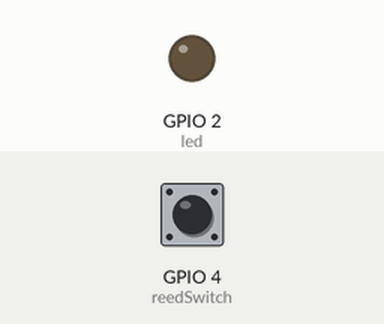
The sketch below on a simulated ESP32. On the bench: output pins drawn as LEDs (lit = HIGH). Inputs (shaded band) come from the test bench; at power-on: GPIO 4 (reedSwitch) HIGH. WiFi joins after 1.5 s; servers stay silent unless stated; what the sketch prints to the serial monitor is not drawn.

Above: at 3.0 s.
3.1 s: GPIO 4 (reedSwitch) pulled LOW for 0.15 s
At 4.2 s:
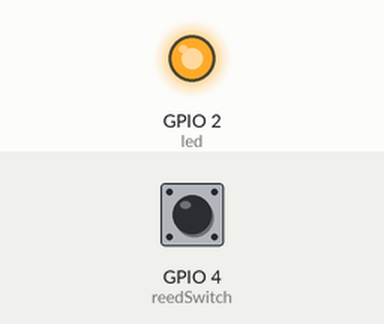
6.1 s: GPIO 4 (reedSwitch) pulled LOW for 3.2 s
At 10.1 s:
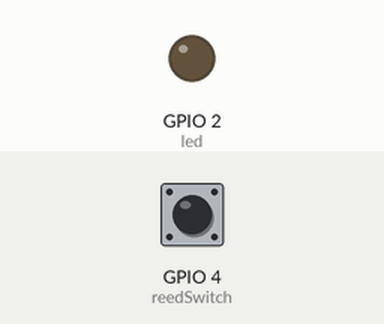
Timing chart, 0 to 11.6 s (numbered marks = the images above; inputs shaded):
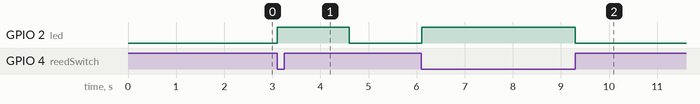

The sketch:

EjFinal.ino
```cpp
#include <WiFi.h>
#include <WiFiClientSecure.h>
#include <UniversalTelegramBot.h>
#include <ArduinoJson.h>

// Set GPIOs for LED and reedswitch
const int reedSwitch = 4;
const int led = 2; //optional

// Detects whenever the door changed state
bool changeState = false;

// Holds reedswitch state (1=opened, 0=close)
bool state;
String doorState;

// Auxiliary variables (it will only detect changes that are 1500 milliseconds apart)
unsigned long previousMillis = 0;
const long interval = 1500;

const char* ssid = "SPEEDY-792B62";
const char* password = "3355571488";

// Initialize Telegram BOT
#define BOTtoken "5421465596:AAEnZyePeE4GUUOeekrvV7THMUTkiPKPi-E"  // your Bot Token (Get from Botfather)

// Use @myidbot to find out the chat ID of an individual or a group
// Also note that you need to click "start" on a bot before it can
// message you
#define CHAT_ID "1164476404"

WiFiClientSecure client;
UniversalTelegramBot bot(BOTtoken, client);

// Runs whenever the reedswitch changes state
ICACHE_RAM_ATTR void changeDoorStatus() {
  Serial.println("Cambio de Estado");
  changeState = true;
}

void setup() {
  // Serial port for debugging purposes
  Serial.begin(9600);

  // Read the current door state
  pinMode(reedSwitch, INPUT_PULLUP);
  state = digitalRead(reedSwitch);

  // Set LED state to match door state
  pinMode(led, OUTPUT);
  digitalWrite(led, !state);

  // Set the reedswitch pin as interrupt, assign interrupt function and set CHANGE mode
  attachInterrupt(digitalPinToInterrupt(reedSwitch), changeDoorStatus, CHANGE);

  // Connect to Wi-Fi
  WiFi.mode(WIFI_STA);
  WiFi.begin(ssid, password);
  client.setCACert(TELEGRAM_CERTIFICATE_ROOT); // Add root certificate for api.telegram.org
  while (WiFi.status() != WL_CONNECTED) {
    delay(500);
    Serial.print(".");
  }
  Serial.println("");
  Serial.println("WiFi connected");

  bot.sendMessage(CHAT_ID, "Iniciando Bot", "");
}

void loop() {
  if (changeState){
    Serial.println(changeState);
    unsigned long currentMillis = millis();
    if(currentMillis - previousMillis >= interval) {
      previousMillis = currentMillis;
      // If a state has occured, invert the current door state
        state = !state;
        if(state) {
          doorState = "cerrada";
        }
        else{
          doorState = "abierta";
        }
        digitalWrite(led, !state);
        Serial.println(state);
        Serial.println(doorState);
        changeState=false   ;
        //Send notification
        bot.sendMessage(CHAT_ID, "La puerta esta " + doorState, "");
    }
  }
}
```

Measured:
- after the input at 3.1 s, GPIO 2 (led): LOW → HIGH at once, → LOW 1.5 s later
- after the input at 6.1 s, GPIO 2 (led): LOW → HIGH at once, → LOW 3.2 s later
